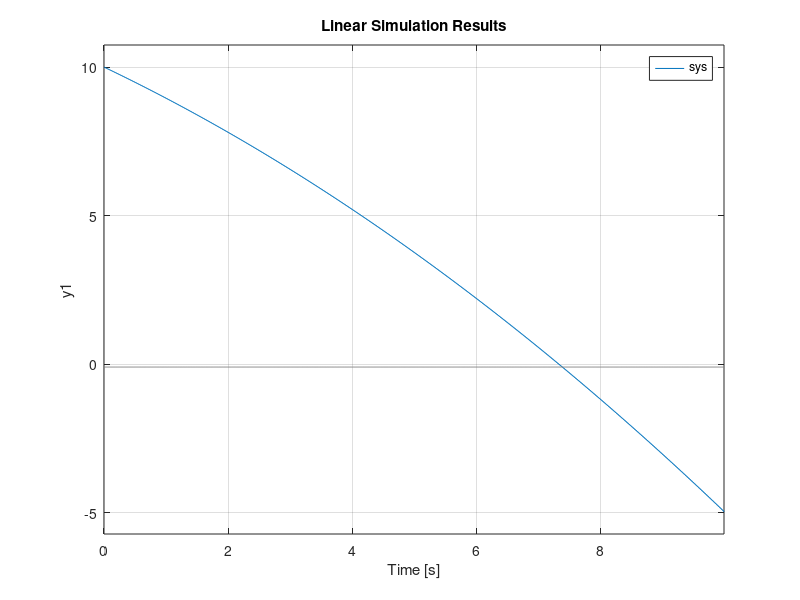

MATLAB code to generate this figure:
h = 0.01;
A = [1 h; 0 1];
B = [0; h];
C = [1 0];
D = [0];
x0 = [10; -1];

m = 1;
g = 10;
fa = 9.9;

u(1:1000) = fa/m - g;
t = transpose([0:0.01:9.99]);

sys = ss(A, B, C, D, h);
lsim(sys, u, t, x0)